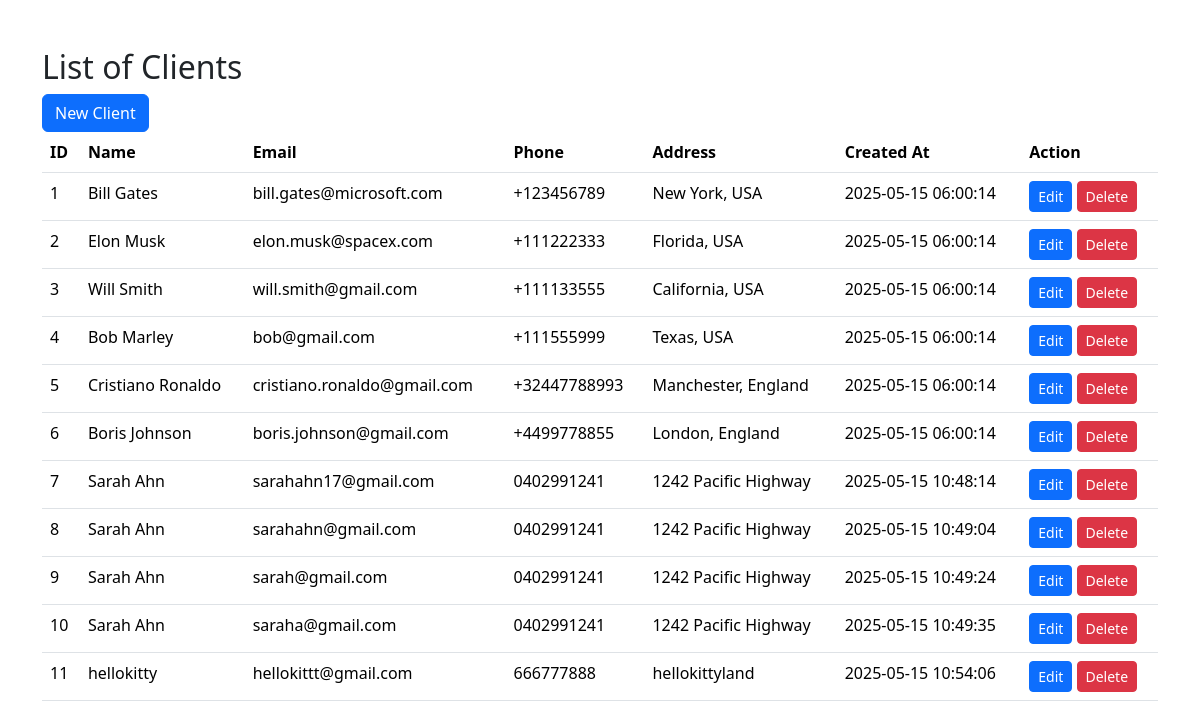
Before: / with the older database file.
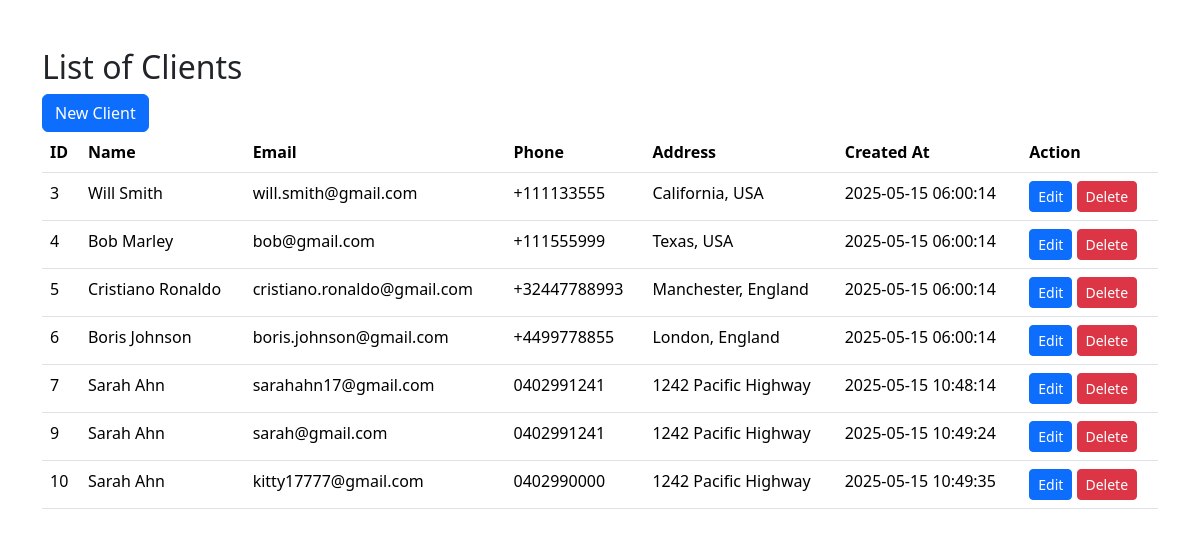
After: the same page with the newer database file.
### tables this page shows
CREATE TABLE clients (
    id INTEGER PRIMARY KEY AUTOINCREMENT,
    name TEXT NOT NULL,
    email TEXT NOT NULL UNIQUE,
    phone TEXT,
    address TEXT,
    created_at DATETIME NOT NULL DEFAULT CURRENT_TIMESTAMP);

### index.php (the view, shortened to what this page needs)
<!DOCTYPE html>
<html lang="en">
<head>
    <link rel="stylesheet" href="https://cdn.jsdelivr.net/npm/bootstrap@5.3.6/dist/css/bootstrap.min.css" rel="stylesheet">
</head>
<body>
    <div class="container my-5">
        <h2>List of Clients</h2>
        <a class="btn btn-primary" href ="create.php" role="button">New Client</a>
        <br>
        <table class="table">
            <thead>
                <tr>
                    <th>ID</th>
                    <th>Name</th>
                    <th>Email</th>
                    <th>Phone</th>
                    <th>Address</th>
                    <th>Created At</th>
                    <th>Action</th>
                </tr>
            </thead>
            <tbody>
            <?php
                try {
                    $connection = new SQLite3("user_info.db");
                } catch (Exception $e) {
                    die("Connection failed: " . $e->getMessage());
                }
                $sql = "SELECT * FROM clients";
                $result = $connection->query($sql);
                while ($row = $result->fetchArray(SQLITE3_ASSOC)) {
                    echo '
                    <tr>
                        <td>' . $row['id'] . '</td>
                        <td>' . $row['name'] . '</td>
                        <td>' . $row['email'] . '</td>
                        <td>' . $row['phone'] . '</td>
                        <td>' . $row['address'] . '</td>
                        <td>' . $row['created_at'] . '</td>
                        <td>
                            <a class="btn btn-primary btn-sm" href="edit.php?id=' . $row['id'] . '">Edit</a>
                            <a class="btn btn-danger btn-sm" href="delete.php?id=' . $row['id'] . '">Delete</a>
                        </td>
                    </tr>';
                  }
                ?>
            </tbody>
        </table>
    </div>
</body>
</html>

Changed rows visible on the page:
removed clients: id "1", name "Bill Gates", email "bill.gates@microsoft.com", phone "+123456789", address "New York, USA", created_at "2025-05-15 06:00:14"
removed clients: id "2", name "Elon Musk", email "elon.musk@spacex.com", phone "+111222333", address "Florida, USA", created_at "2025-05-15 06:00:14"
removed clients: id "8", name "Sarah Ahn", email "sarahahn@gmail.com", phone "0402991241", address "1242 Pacific Highway", created_at "2025-05-15 10:49:04"
removed clients: id "11", name "hellokitty", email "hellokittt@gmail.com", phone "666777888", address "hellokittyland", created_at "2025-05-15 10:54:06"
changed clients id 10: email "saraha@gmail.com" → "kitty17777@gmail.com"; phone "0402991241" → "0402990000"
